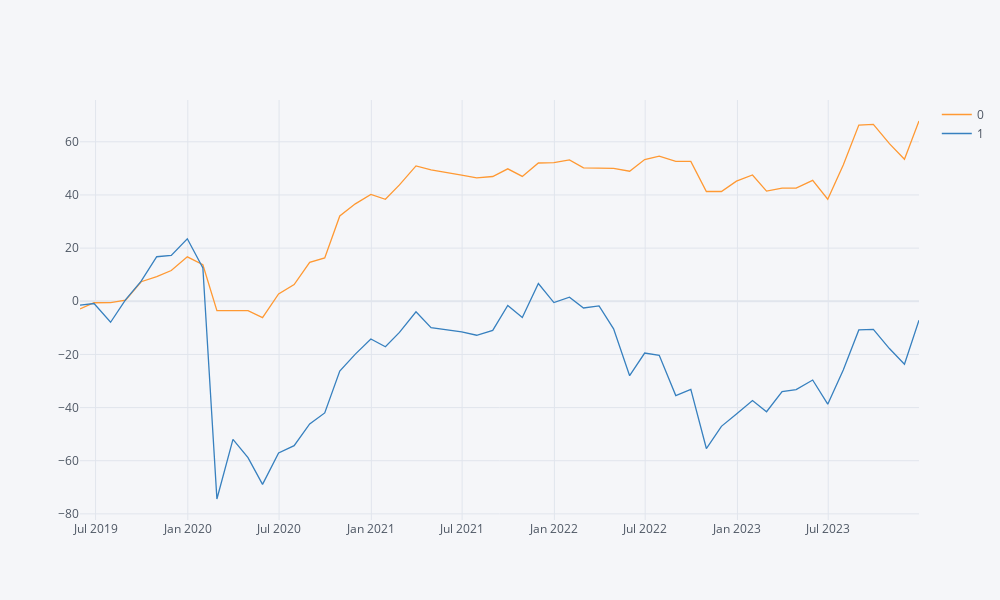
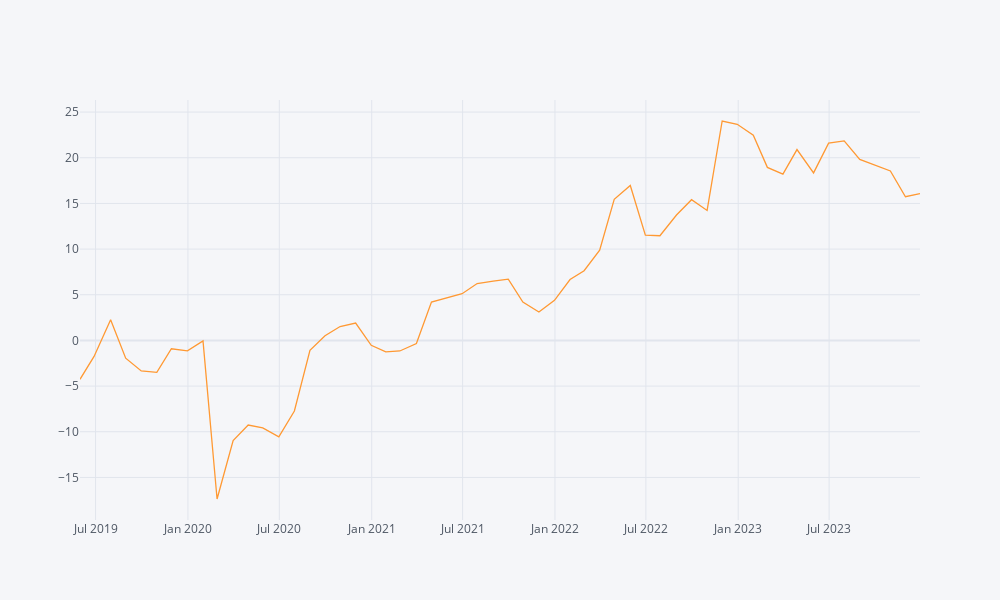

Write notebook code for charts like these, in order.
### Code cell
test_pnl = pd.DataFrame(index=X_test.index, columns=selected_currencies)
proba = pd.DataFrame(index=X_test.index, columns=selected_currencies)
for ccy in selected_currencies:
    c = [f + '_' + ccy for f in selected_features]
    test_pnl[ccy] = pipeline.predict(X_test[c].values) * y_test[ccy]
    proba[ccy] = pipeline.predict_proba(X_test[c].values)[:,1]
pnl = test_pnl.sum(axis=1)
print(sqrt(12)*pnl.mean()/pnl.std())
print(sqrt(12)*y_test.sum(axis=1).mean()/y_test.sum(axis=1).std())
pd.concat([pnl, y_test.sum(axis=1)], axis=1).cumsum().iplot()
ls_position = (proba.rank(axis=1) >= (len(proba.columns) - 1)).astype(int) - (proba.rank(axis=1) <= 2).astype(int)
ls_pnl = (ls_position * y_test).sum(axis=1)
print(sqrt(12)*ls_pnl.mean()/ls_pnl.std())
ls_pnl.cumsum().iplot()

### Figure 1 — Plotly figure (JSON) as saved in the notebook; plotly's stock layout.template omitted (floating-point values rounded to 4 significant figures)
{"data": [{"line": {"color": "rgba(255, 153, 51, 1.0)", "dash": "solid", "shape": "linear", "width": 1.3}, "mode": "lines", "name": "0", "text": "", "type": "scatter", "x": ["2019-05-31", "2019-06-28", "2019-07-31", "2019-08-30", "2019-09-30", "2019-10-31", "2019-11-29", "2019-12-31", "2020-01-31", "2020-02-28", "2020-03-31", "2020-04-30", "2020-05-29", "2020-06-30", "2020-07-31", "2020-08-31", "2020-09-30", "2020-10-30", "2020-11-30", "2020-12-31", "2021-01-29", "2021-02-26", "2021-03-31", "2021-04-30", "2021-06-30", "2021-07-30", "2021-08-31", "2021-09-30", "2021-10-29", "2021-11-30", "2021-12-31", "2022-01-31", "2022-02-28", "2022-03-31", "2022-04-29", "2022-05-31", "2022-06-30", "2022-07-29", "2022-08-31", "2022-09-30", "2022-10-31", "2022-11-30", "2022-12-30", "2023-01-31", "2023-02-28", "2023-03-31", "2023-04-28", "2023-05-31", "2023-06-30", "2023-07-31", "2023-08-31", "2023-09-29", "2023-10-31", "2023-11-30", "2023-12-29"], "y": [-2.863, -0.5633, -0.5412, 0.387, 7.349, 9.271, 11.58, 16.72, 13.75, -3.551, -3.551, -3.551, -6.181, 2.733, 6.261, 14.64, 16.32, 32.1, 36.65, 40.19, 38.37, 43.78, 50.94, 49.44, 47.48, 46.44, 46.95, 49.84, 46.99, 52.02, 52.18, 53.2, 50.22, 50.01, 50.01, 48.92, 53.34, 54.61, 52.63, 52.63, 41.29, 41.29, 45.21, 47.51, 41.46, 42.54, 42.54, 45.48, 38.4, 51.28, 66.31, 66.55, 59.31, 53.41, 67.83]}, {"line": {"color": "rgba(55, 128, 191, 1.0)", "dash": "solid", "shape": "linear", "width": 1.3}, "mode": "lines", "name": "1", "text": "", "type": "scatter", "x": ["2019-05-31", "2019-06-28", "2019-07-31", "2019-08-30", "2019-09-30", "2019-10-31", "2019-11-29", "2019-12-31", "2020-01-31", "2020-02-28", "2020-03-31", "2020-04-30", "2020-05-29", "2020-06-30", "2020-07-31", "2020-08-31", "2020-09-30", "2020-10-30", "2020-11-30", "2020-12-31", "2021-01-29", "2021-02-26", "2021-03-31", "2021-04-30", "2021-06-30", "2021-07-30", "2021-08-31", "2021-09-30", "2021-10-29", "2021-11-30", "2021-12-31", "2022-01-31", "2022-02-28", "2022-03-31", "2022-04-29", "2022-05-31", "2022-06-30", "2022-07-29", "2022-08-31", "2022-09-30", "2022-10-31", "2022-11-30", "2022-12-30", "2023-01-31", "2023-02-28", "2023-03-31", "2023-04-28", "2023-05-31", "2023-06-30", "2023-07-31", "2023-08-31", "2023-09-29", "2023-10-31", "2023-11-30", "2023-12-29"], "y": [-1.476, -0.8548, -7.903, 0.5998, 7.562, 16.76, 17.27, 23.52, 12.58, -74.4, -51.97, -58.81, -68.89, -57.1, -54.33, -46.14, -42.02, -26.24, -19.88, -14.18, -17.12, -11.71, -3.974, -9.92, -11.49, -12.79, -10.96, -1.581, -6.113, 6.688, -0.4887, 1.55, -2.516, -1.728, -10.35, -28.01, -19.47, -20.31, -35.49, -33.13, -55.4, -47.07, -42.39, -37.33, -41.56, -33.95, -33.21, -29.63, -38.71, -25.82, -10.8, -10.56, -17.79, -23.72, -7.109]}], "layout": {"height": 600, "legend": {"bgcolor": "#F5F6F9", "font": {"color": "#4D5663"}}, "paper_bgcolor": "#F5F6F9", "plot_bgcolor": "#F5F6F9", "title": {"font": {"color": "#4D5663"}}, "width": 1000, "xaxis": {"gridcolor": "#E1E5ED", "showgrid": true, "tickfont": {"color": "#4D5663"}, "title": {"font": {"color": "#4D5663"}, "text": ""}, "zerolinecolor": "#E1E5ED"}, "yaxis": {"gridcolor": "#E1E5ED", "showgrid": true, "tickfont": {"color": "#4D5663"}, "title": {"font": {"color": "#4D5663"}, "text": ""}, "zerolinecolor": "#E1E5ED"}}}

### Figure 2 — Plotly figure (JSON) as saved in the notebook; plotly's stock layout.template omitted (floating-point values rounded to 4 significant figures)
{"data": [{"line": {"color": "rgba(255, 153, 51, 1.0)", "dash": "solid", "shape": "linear", "width": 1.3}, "mode": "lines", "name": "None", "text": "", "type": "scatter", "x": ["2019-05-31", "2019-06-28", "2019-07-31", "2019-08-30", "2019-09-30", "2019-10-31", "2019-11-29", "2019-12-31", "2020-01-31", "2020-02-28", "2020-03-31", "2020-04-30", "2020-05-29", "2020-06-30", "2020-07-31", "2020-08-31", "2020-09-30", "2020-10-30", "2020-11-30", "2020-12-31", "2021-01-29", "2021-02-26", "2021-03-31", "2021-04-30", "2021-06-30", "2021-07-30", "2021-08-31", "2021-09-30", "2021-10-29", "2021-11-30", "2021-12-31", "2022-01-31", "2022-02-28", "2022-03-31", "2022-04-29", "2022-05-31", "2022-06-30", "2022-07-29", "2022-08-31", "2022-09-30", "2022-10-31", "2022-11-30", "2022-12-30", "2023-01-31", "2023-02-28", "2023-03-31", "2023-04-28", "2023-05-31", "2023-06-30", "2023-07-31", "2023-08-31", "2023-09-29", "2023-10-31", "2023-11-30", "2023-12-29"], "y": [-4.26, -1.757, 2.271, -1.949, -3.34, -3.492, -0.9122, -1.143, -0.06089, -17.36, -10.96, -9.263, -9.576, -10.56, -7.724, -1.078, 0.5076, 1.518, 1.904, -0.5326, -1.264, -1.158, -0.3452, 4.193, 5.11, 6.227, 6.483, 6.704, 4.202, 3.115, 4.391, 6.661, 7.633, 9.882, 15.44, 16.96, 11.52, 11.46, 13.73, 15.4, 14.23, 24.02, 23.66, 22.46, 18.94, 18.21, 20.9, 18.34, 21.6, 21.84, 19.81, 19.23, 18.56, 15.73, 16.08]}], "layout": {"height": 600, "legend": {"bgcolor": "#F5F6F9", "font": {"color": "#4D5663"}}, "paper_bgcolor": "#F5F6F9", "plot_bgcolor": "#F5F6F9", "title": {"font": {"color": "#4D5663"}}, "width": 1000, "xaxis": {"gridcolor": "#E1E5ED", "showgrid": true, "tickfont": {"color": "#4D5663"}, "title": {"font": {"color": "#4D5663"}, "text": ""}, "zerolinecolor": "#E1E5ED"}, "yaxis": {"gridcolor": "#E1E5ED", "showgrid": true, "tickfont": {"color": "#4D5663"}, "title": {"font": {"color": "#4D5663"}, "text": ""}, "zerolinecolor": "#E1E5ED"}}}
